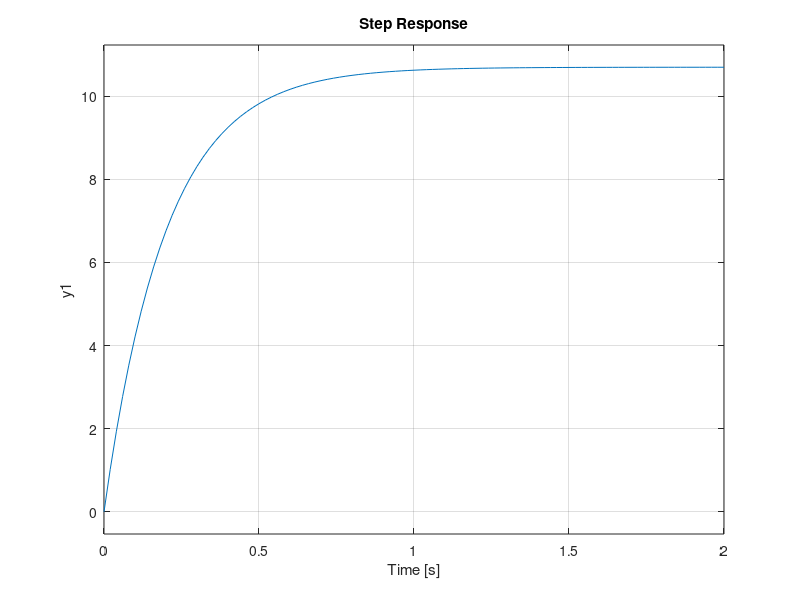

Source code (MATLAB): (Note: this script raises an error after producing the figure.)
%% FT a)

G1 = tf([53.5],[1 5])
figure(1)
subplot(2,1,1)
step(G1)
stepinfo(G1)
subplot(2,1,2)
rlocus(G1)
sisotool(G1)
%% FT b)

G2 = tf([5],[1 5 26])
figure(2)
subplot(2,1,1)
step(G2)
stepinfo(G2)
subplot(2,1,2)
rlocus(G2)
sisotool(G2)

%% FT  c)

G3 = tf([12.6],[1 5 26 3])
figure(3)
subplot(2,1,1)
step(G3)
stepinfo(G3)
subplot(2,1,2)
rlocus(G3)
sisotool(G3)